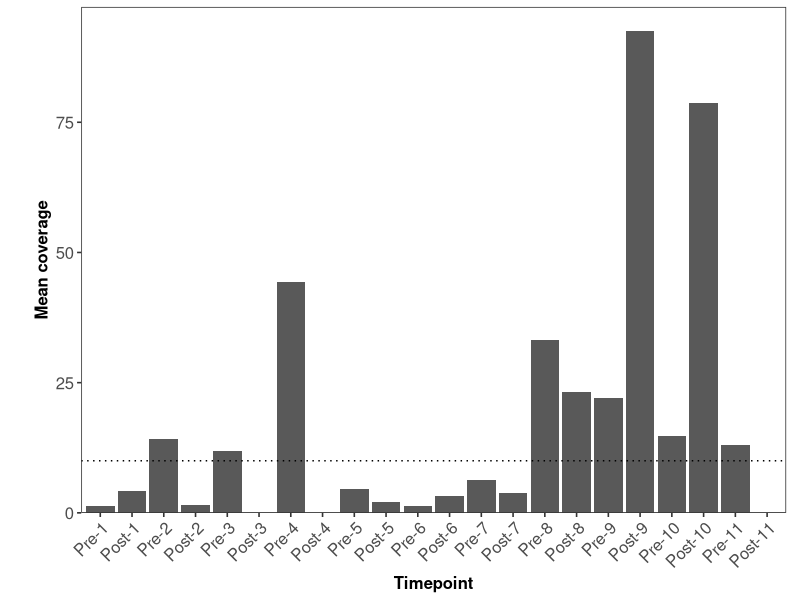

Source code (R):
library(ggplot2)
library(ggtext)
library(cowplot)
library(here)

coverage <- read.delim(here("data", "metadata", "coverage_summary.tsv"))
# Make names human readable
coverage$sample_name <- gsub("Treatment0?(\\d+)_(Pre|Post)", "\\2-\\1", coverage$sample_name)

# Make timepoints factors so they are ordered correctly 
correct_order <- c(rbind(
  paste0("Pre-", 1:11),
  paste0("Post-", 1:11)
))

coverage$sample_name <- factor(coverage$sample_name, levels = rev(correct_order))

# Plot
# Create a shared theme
my_theme <- theme_bw(base_size = 12) +
  theme(axis.title.x = element_text(face = "bold", size = 12),
        axis.title.y = element_text(face = "bold", size = 12),
        axis.text.x = element_text(size = 12),
        axis.text.y = element_text(size = 12),
        panel.grid = element_blank())

# Generate plot
p_vertical <- ggplot(coverage, aes(x = sample_name, y = coverage)) + 
  geom_bar(stat = "identity") +
  geom_hline(yintercept = 10, linetype = 3) +
  scale_x_discrete(limits = rev) +
  scale_y_continuous(expand = expansion(mult = c(0, 0.05))) +
  xlab("Timepoint") +
  ylab("Mean coverage") +
  my_theme +
  theme(axis.text.x = element_text(size = 12, angle = 45, hjust = 1, vjust = 1),
        plot.margin = margin(5, 10, 5, 25))

ggsave(here("figures", "coverage_vertical.png"), p_vertical, width = 7.5, height = 3.75, dpi = 300)
